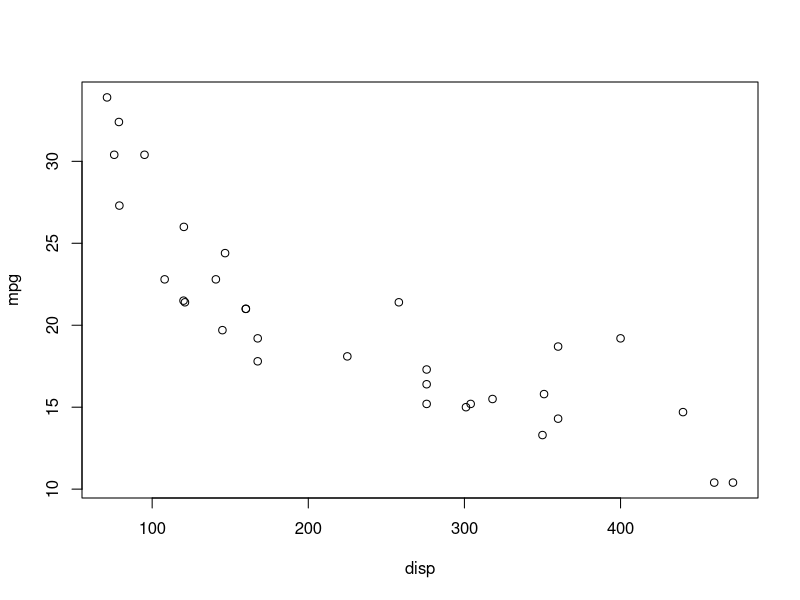
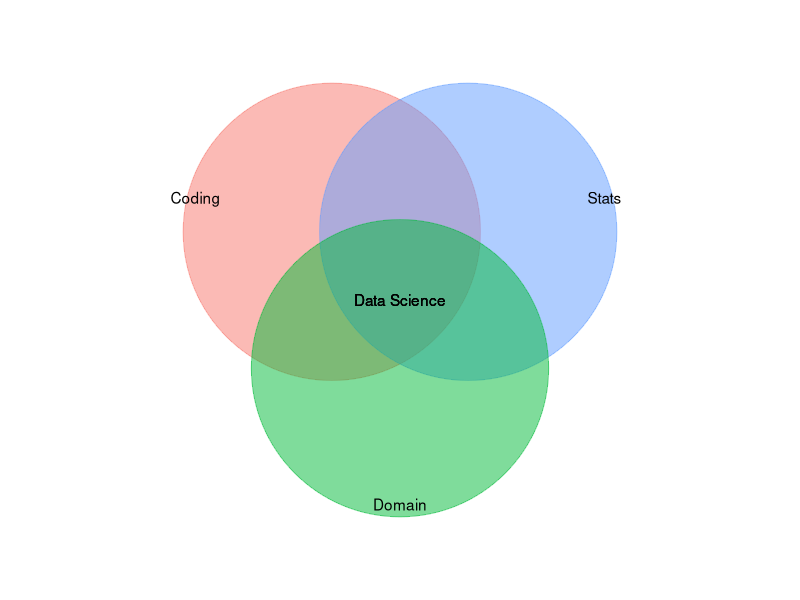

Recreate these plots in R, in order.
## ---- chunk 1
plot(mpg ~ disp, data = mtcars)
## ---- chunk 2
#| fig-width: 4
#| fig-height: 4
#| fig-align: center
#| fig-cap: "Conceptual model of data science"
library(tidyverse)
library(ggrepel)

tibble(skill = c("Coding", "Stats", "Domain"),
       x = c(-1, 1, 0),
       y = c(1, 1, -1)) |> 
  ggplot(aes(x = x, y = y, label = skill, color = skill)) +
  geom_point(size = 100, alpha = 0.5) +
  geom_text(mapping = aes(label = skill),
            color = "black",
            nudge_x = c(-2, 2, 0),
            nudge_y = c(0.5, 0.5, -2)) +
  geom_text(x = 0, y = 0, label = "Data Science",
            color = "black") +
  coord_equal() +
  lims(x = c(-4, 4),
       y = c(-4, 4)) +
  theme_void() +
  theme(legend.position = "none")
